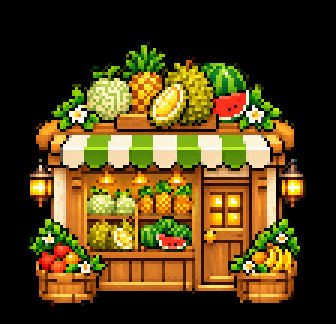
#> input picture hanjjak/apps/web/src/features/battle/assets-chapter-select-v1/shops/chapter-01-fruit-shop.png, 112 x 108 px (shown 3 times larger)
$ python -i extract_approved_combat_ui.py   (imports and definitions only)
#> lines starting #> are read from the running program, lines starting #| are printed output that depends on the picture; after the words box and inside, x2 and y2 are one past the last pixel; in counts of white or black regions, pixels touching at a corner belong together
#> further down, picture is the input picture: shape (108, 112, 3); mean B, G, R 21.9, 64, 81.2
"""Extract the two approved flattened mockups without generative redrawing.

The source pixels are preserved in opaque foreground layers. Hidden backing
pixels are explicitly marked as restored and never presented as original art.
"""
from pathlib import Path
import argparse
import hashlib
import io
import json
import shutil
import zipfile
import xml.etree.ElementTree as ET

import numpy as np
from PIL import Image, ImageDraw, ImageFont
from scipy import ndimage as ndi

ROOT = Path(__file__).resolve().parents[1]
GROUP = ROOT / 'ui/combat-hud-approved-20261106'
W, H = 1670, 942
RECORDS = []
COMPOSITES = []
SOURCE_IMAGES = {}
LAYER_IMAGES = {}
PROOFS = []


def write_json(path, value):
    path.parent.mkdir(parents=True, exist_ok=True)
    path.write_text(json.dumps(value, ensure_ascii=False, indent=2) + '\n', encoding='utf-8')


def sha(path):
    return hashlib.sha256(path.read_bytes()).hexdigest()


# [11 lines left out: functions rect_mask, polygon_mask, not called in this run]


def circular_mask(size, cx, cy, radius):
    yy, xx = np.ogrid[:size[1], :size[0]]
    return (xx-cx)**2 + (yy-cy)**2 <= radius**2


def silhouette(rgb, threshold=125):
#> called with threshold = 125
    dark = np.max(rgb, axis=2) < threshold
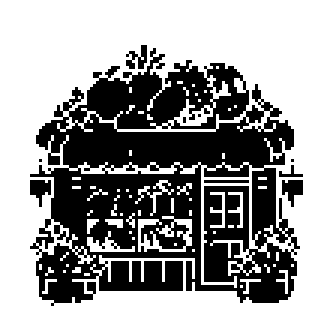
#> dark: shape (108, 112) bool (shown 3 times larger); 61.5% white; 10 black regions (6 under 20 px), largest, box (x1, y1, x2, y2) and area: (10, 16, 100, 102) 4522, (94, 60, 101, 69) 39, (10, 60, 17, 69) 38, (42, 15, 49, 23) 30
    labels, n = ndi.label(dark)
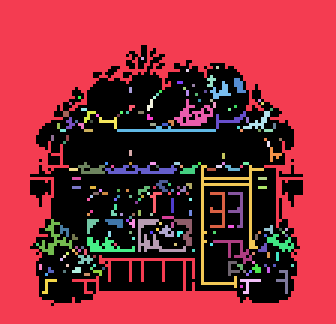
#> labels: shape (108, 112) int32 (shown 3 times larger); 211 distinct labels, from 0 to 210; one colour per label, 0 black
#> n = 210
    counts = np.bincount(labels.ravel())
#> counts = 211 values, max 6364 at index 1, min 1 at index 2, mean 57.33
    keep = counts >= 4
    keep[0] = False
    dark = keep[labels]
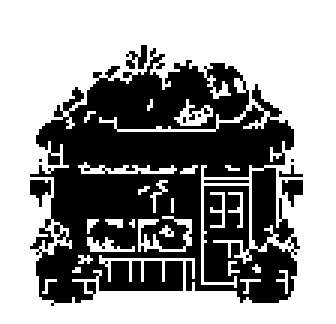
#> dark: shape (108, 112) bool (shown 3 times larger); 59.5% white; 10 black regions (6 under 20 px), largest, box (x1, y1, x2, y2) and area: (10, 16, 100, 102) 4760, (94, 60, 101, 69) 39, (10, 60, 17, 69) 38, (42, 15, 49, 23) 31
    # Preserve enclosed ivory regions and one original antialiased edge pixel.
    return ndi.binary_dilation(ndi.binary_fill_holes(dark), iterations=1)
#> returned value: shape (108, 112) bool; every value is 1


# [47 lines left out: functions largest, anchor_for, export_layer, not called in this run]


class Cut:
    # [13 lines left out: function __init__, not called in this run]

    def region(self, box):
        x, y = self.box[:2]
        return rect_mask(self.size, (box[0]-x, box[1]-y, box[2]-x, box[3]-y))

    # [20 lines left out: function part, not called in this run]

    def base_section(self, name, mask):
        self.base_sections.append((name, mask))

    # [44 lines left out: function finish, not called in this run]


def bright(rgb):
    return np.min(rgb, axis=2) > 125


def dark(rgb):
    return np.max(rgb, axis=2) < 140


def teal(rgb):
    r, g, b = rgb.transpose(2, 0, 1).astype(float)
    return (g > 100) & (g > r*1.25) & (b > r*1.2)


def red(rgb):
    r, g, b = rgb.transpose(2, 0, 1).astype(float)
    return (r > 150) & (r > g*1.35) & (r > b*1.35)


# [236 lines left out: functions enclosed_in, main, checker, assemble, build_previews, write_ora, not called in this run]


def font(size, bold=False):
    path = Path('C:/Windows/Fonts/malgunbd.ttf' if bold else 'C:/Windows/Fonts/malgun.ttf')
    return ImageFont.truetype(str(path), size) if path.exists() else ImageFont.load_default(size=size)


# [103 lines left out: functions draw_contact_sheet, write_preview_html, write_readme, register_files, not called in this run]


# [2 lines not run here, left out]

>>> import cv2
>>> picture = cv2.imread('../../../hanjjak/apps/web/src/features/battle/assets-chapter-select-v1/shops/chapter-01-fruit-shop.png')
>>> result = silhouette(picture)

$ run again, on hanjjak/apps/web/src/features/battle/assets-content-picker-v1/content-title-plaque.png
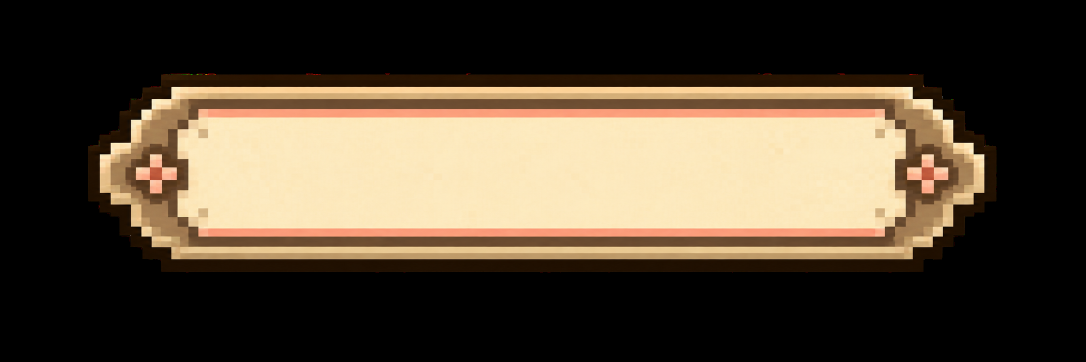
#> input picture hanjjak/apps/web/src/features/battle/assets-content-picker-v1/content-title-plaque.png, 2172 x 724 px (shown at 1/2 size)
#> picture is the input picture: shape (724, 2172, 3); mean B, G, R 53.9, 70.2, 82.7
#> in silhouette, `dark = np.max(rgb, axis=2) < threshold`:
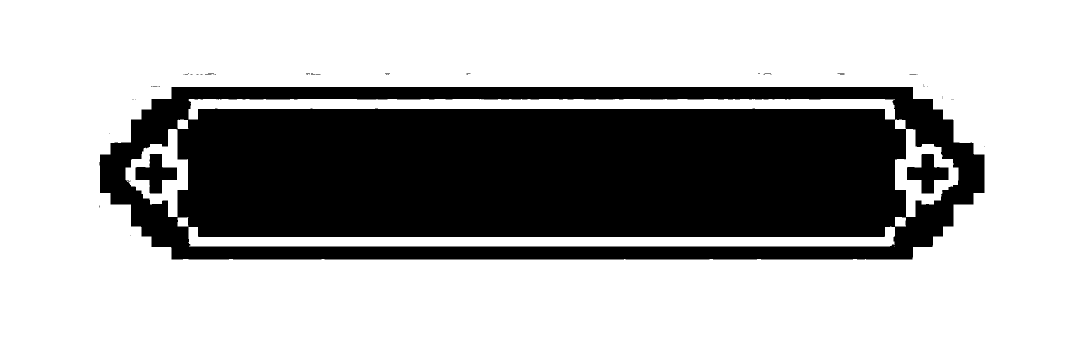
#> dark: shape (724, 2172) bool (shown at 1/2 size); 68.6% white; 38 black regions (33 under 20 px), largest, box (x1, y1, x2, y2) and area: (199, 174, 1969, 519) 485944, (1814, 308, 1897, 387) 3443, (271, 308, 354, 387) 3427, (410, 147, 428, 149) 26, (1675, 147, 1689, 149) 23
#> in silhouette, `labels, n = ndi.label(dark)`:
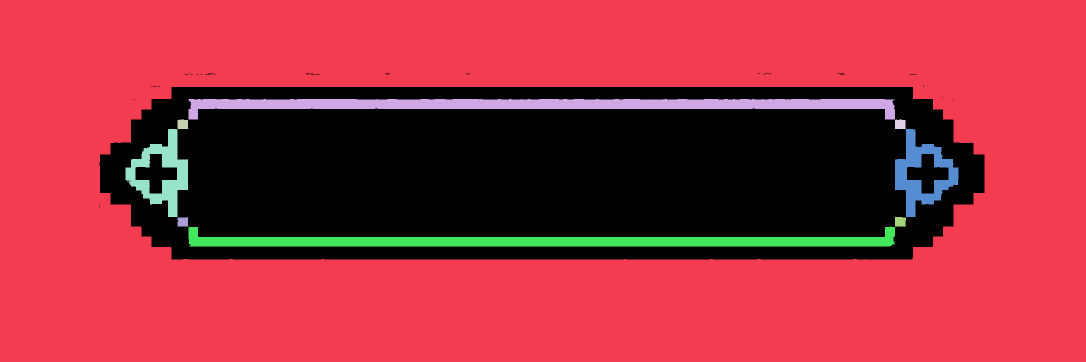
#> labels: shape (724, 2172) int32 (shown at 1/2 size); 14 distinct labels, from 0 to 13; one colour per label, 0 black
#> n = 13
#> counts = [493021, 1004593, 28286, 387, 388, 8596, 8925, 1, 1, 4, 378, 400, 27547, 1]
#> keep = [True, True, True, True, True, True, True, False, False, True, True, True, True, False]
